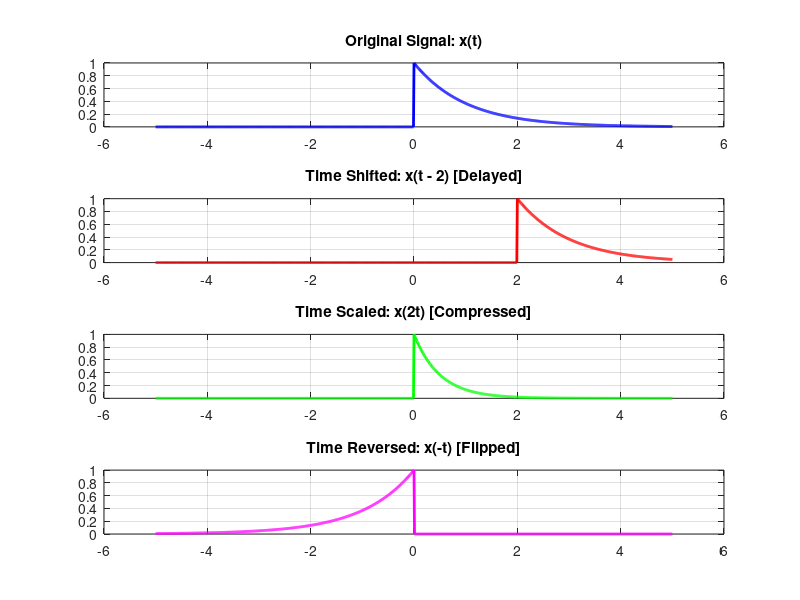

This chart was generated by the following MATLAB code:
% 1. Define a continuous time vector (high resolution for smooth lines)
t = -5:0.01:5;

% 2. Define the Original Signal: x(t) = e^(-t) for t >= 0
% We multiply by (t >= 0) to ensure it is zero for negative time.
x_original = exp(-t) .* (t >= 0);

% 3. Time Shifting: x(t - 2) -> Shifts signal to the RIGHT by 2
% Replace every 't' with '(t-2)'
x_shifted = exp(-(t-2)) .* ((t-2) >= 0);

% 4. Time Scaling: x(2t) -> Compresses the signal by a factor of 2
% Replace every 't' with '(2*t)'
x_scaled = exp(-(2*t)) .* ((2*t) >= 0);

% 5. Time Reversal: x(-t) -> Flips the signal horizontally across the y-axis
% Replace every 't' with '(-t)'
x_reversed = exp(-(-t)) .* ((-t) >= 0);

% 6. Plot the Operations
figure('Name', 'Signal Operations');

subplot(4, 1, 1);
plot(t, x_original, 'b', 'LineWidth', 2);
title('Original Signal: x(t)');
grid on;

subplot(4, 1, 2);
plot(t, x_shifted, 'r', 'LineWidth', 2);
title('Time Shifted: x(t - 2) [Delayed]');
grid on;

subplot(4, 1, 3);
plot(t, x_scaled, 'g', 'LineWidth', 2);
title('Time Scaled: x(2t) [Compressed]');
grid on;

subplot(4, 1, 4);
plot(t, x_reversed, 'm', 'LineWidth', 2);
title('Time Reversed: x(-t) [Flipped]');
grid on;
